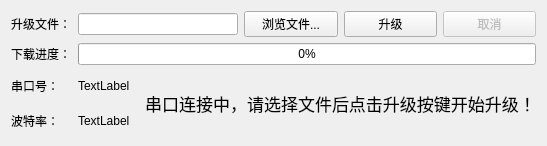
<?xml version="1.0" encoding="UTF-8"?>
<ui version="4.0">
 <class>SerialUpgrade</class>
 <widget class="QWidget" name="SerialUpgrade">
  <property name="geometry">
   <rect>
    <x>0</x>
    <y>0</y>
    <width>547</width>
    <height>146</height>
   </rect>
  </property>
  <property name="windowTitle">
   <string>系统升级</string>
  </property>
  <layout class="QGridLayout" name="gridLayout">
   <item row="2" column="1">
    <widget class="QLabel" name="portnameLabel">
     <property name="text">
      <string>TextLabel</string>
     </property>
    </widget>
   </item>
   <item row="3" column="1">
    <widget class="QLabel" name="baudrateLabel">
     <property name="text">
      <string>TextLabel</string>
     </property>
    </widget>
   </item>
   <item row="0" column="3">
    <widget class="QPushButton" name="fileBrowseBtn">
     <property name="text">
      <string>浏览文件...</string>
     </property>
    </widget>
   </item>
   <item row="2" column="2" rowspan="2" colspan="4">
    <widget class="QLabel" name="tipsLabel">
     <property name="font">
      <font>
       <pointsize>13</pointsize>
      </font>
     </property>
     <property name="text">
      <string>串口连接中，请选择文件后点击升级按键开始升级！</string>
     </property>
     <property name="textFormat">
      <enum>Qt::AutoText</enum>
     </property>
     <property name="alignment">
      <set>Qt::AlignCenter</set>
     </property>
    </widget>
   </item>
   <item row="0" column="4">
    <widget class="QPushButton" name="upgradeBtn">
     <property name="text">
      <string>升级</string>
     </property>
    </widget>
   </item>
   <item row="0" column="5">
    <widget class="QPushButton" name="cancelUpgradeBtn">
     <property name="enabled">
      <bool>false</bool>
     </property>
     <property name="text">
      <string>取消</string>
     </property>
    </widget>
   </item>
   <item row="2" column="0">
    <widget class="QLabel" name="label_3">
     <property name="text">
      <string>串口号：</string>
     </property>
    </widget>
   </item>
   <item row="1" column="0">
    <widget class="QLabel" name="label_11">
     <property name="text">
      <string>下载进度：</string>
     </property>
    </widget>
   </item>
   <item row="0" column="0">
    <widget class="QLabel" name="label_10">
     <property name="text">
      <string>升级文件：</string>
     </property>
    </widget>
   </item>
   <item row="1" column="1" colspan="5">
    <widget class="QProgressBar" name="transmitProgress">
     <property name="value">
      <number>0</number>
     </property>
    </widget>
   </item>
   <item row="0" column="1" colspan="2">
    <widget class="QLineEdit" name="filenameEdit">
     <property name="readOnly">
      <bool>true</bool>
     </property>
    </widget>
   </item>
   <item row="3" column="0">
    <widget class="QLabel" name="label_4">
     <property name="text">
      <string>波特率：</string>
     </property>
    </widget>
   </item>
  </layout>
 </widget>
 <resources/>
 <connections/>
</ui>
